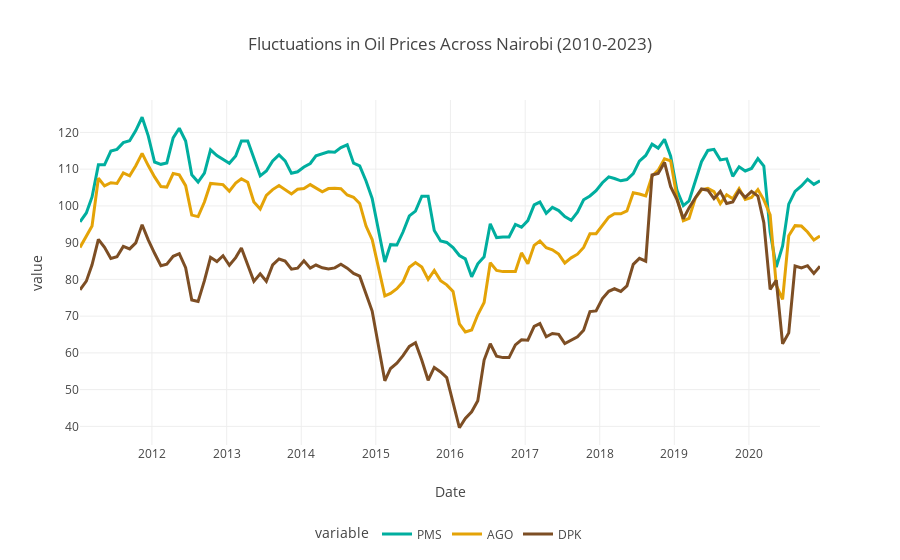

The notebook cell this image was saved under:
### Code cell
import plotly.express as px

# Custom colors for the lines
custom_colors = ['#00AE9F', '#E4A307', '#7D4E24']

# Create the line plot
fig = px.line(
    y,
    x='Date',
    y=['PMS', 'AGO', 'DPK'],
    title="Fluctuations in Oil Prices Across Nairobi (2010-2023)",
    color_discrete_sequence=custom_colors,
    template='none'
)

# Customize the line width
fig.update_traces(line=dict(width=3))

# Move the legend to the bottom
fig.update_layout(
    legend=dict(
        orientation="h",
        yanchor="bottom",
        y=-0.3,
        xanchor="center",
        x=0.5
    )
)

# Show the plot
fig.show()
